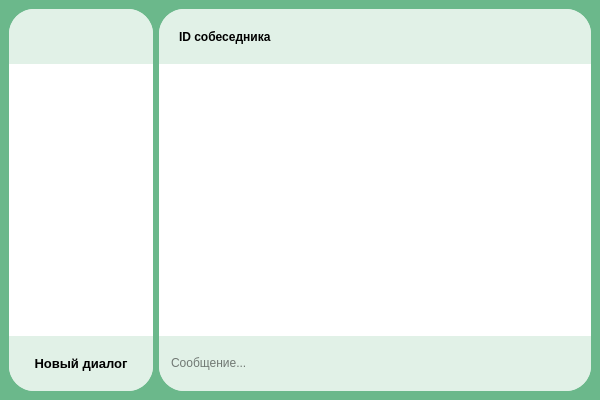
<?xml version="1.0" encoding="UTF-8"?>
<ui version="4.0">
 <class>MainWindow</class>
 <widget class="QMainWindow" name="MainWindow">
  <property name="geometry">
   <rect>
    <x>0</x>
    <y>0</y>
    <width>600</width>
    <height>400</height>
   </rect>
  </property>
  <property name="windowTitle">
   <string>Libressege</string>
  </property>
  <property name="windowIcon">
   <iconset theme="Default">
    <normaloff>images/icon.png</normaloff>images/icon.png</iconset>
  </property>
  <property name="styleSheet">
   <string notr="true">background:rgb(107, 184, 139);
</string>
  </property>
  <property name="unifiedTitleAndToolBarOnMac">
   <bool>false</bool>
  </property>
  <widget class="QWidget" name="centralwidget">
   <property name="sizePolicy">
    <sizepolicy hsizetype="Preferred" vsizetype="Preferred">
     <horstretch>0</horstretch>
     <verstretch>0</verstretch>
    </sizepolicy>
   </property>
   <property name="focusPolicy">
    <enum>Qt::ClickFocus</enum>
   </property>
   <layout class="QHBoxLayout" name="horizontalLayout">
    <item>
     <widget class="QWidget" name="widget" native="true">
      <property name="sizePolicy">
       <sizepolicy hsizetype="Preferred" vsizetype="Preferred">
        <horstretch>1</horstretch>
        <verstretch>0</verstretch>
       </sizepolicy>
      </property>
      <property name="styleSheet">
       <string notr="true">background:rgb(225, 241, 231);
border-radius:25%;</string>
      </property>
      <layout class="QVBoxLayout" name="verticalLayout">
       <property name="spacing">
        <number>0</number>
       </property>
       <property name="leftMargin">
        <number>0</number>
       </property>
       <property name="topMargin">
        <number>0</number>
       </property>
       <property name="rightMargin">
        <number>0</number>
       </property>
       <property name="bottomMargin">
        <number>0</number>
       </property>
       <item>
        <widget class="QWidget" name="widget_3" native="true">
         <property name="sizePolicy">
          <sizepolicy hsizetype="Preferred" vsizetype="Preferred">
           <horstretch>0</horstretch>
           <verstretch>2</verstretch>
          </sizepolicy>
         </property>
         <property name="styleSheet">
          <string notr="true">background:rgb(225, 241, 231);
border-radius:25%;</string>
         </property>
         <layout class="QHBoxLayout" name="horizontalLayout_3">
          <property name="spacing">
           <number>6</number>
          </property>
          <property name="leftMargin">
           <number>9</number>
          </property>
          <property name="topMargin">
           <number>9</number>
          </property>
          <property name="rightMargin">
           <number>9</number>
          </property>
          <property name="bottomMargin">
           <number>9</number>
          </property>
          <item>
           <widget class="QPushButton" name="pushButton_3">
            <property name="text">
             <string/>
            </property>
            <property name="icon">
             <iconset>
              <normaloff>images/idButton.png</normaloff>images/idButton.png</iconset>
            </property>
            <property name="iconSize">
             <size>
              <width>32</width>
              <height>32</height>
             </size>
            </property>
           </widget>
          </item>
          <item>
           <widget class="QPushButton" name="openSettingsButton">
            <property name="text">
             <string/>
            </property>
            <property name="icon">
             <iconset>
              <normaloff>images/settingsButton.png</normaloff>images/settingsButton.png</iconset>
            </property>
            <property name="iconSize">
             <size>
              <width>36</width>
              <height>36</height>
             </size>
            </property>
           </widget>
          </item>
         </layout>
        </widget>
       </item>
       <item>
        <widget class="QScrollArea" name="scrollArea_2">
         <property name="sizePolicy">
          <sizepolicy hsizetype="Expanding" vsizetype="Expanding">
           <horstretch>0</horstretch>
           <verstretch>10</verstretch>
          </sizepolicy>
         </property>
         <property name="autoFillBackground">
          <bool>false</bool>
         </property>
         <property name="styleSheet">
          <string notr="true">background:rgb(255, 255, 255);
border-radius:0%;</string>
         </property>
         <property name="widgetResizable">
          <bool>true</bool>
         </property>
         <widget class="QWidget" name="dialogsView">
          <property name="geometry">
           <rect>
            <x>0</x>
            <y>0</y>
            <width>144</width>
            <height>272</height>
           </rect>
          </property>
         </widget>
        </widget>
       </item>
       <item>
        <widget class="QWidget" name="widget_5" native="true">
         <property name="sizePolicy">
          <sizepolicy hsizetype="Preferred" vsizetype="Preferred">
           <horstretch>0</horstretch>
           <verstretch>2</verstretch>
          </sizepolicy>
         </property>
         <property name="styleSheet">
          <string notr="true">background:rgb(225, 241, 231);
border-radius:25%;</string>
         </property>
         <layout class="QHBoxLayout" name="horizontalLayout_4">
          <item>
           <widget class="QPushButton" name="newDialogButton">
            <property name="font">
             <font>
              <pointsize>10</pointsize>
              <weight>75</weight>
              <bold>true</bold>
             </font>
            </property>
            <property name="text">
             <string>Новый диалог</string>
            </property>
            <property name="icon">
             <iconset>
              <normaloff>images/newButton.png</normaloff>images/newButton.png</iconset>
            </property>
            <property name="iconSize">
             <size>
              <width>32</width>
              <height>32</height>
             </size>
            </property>
           </widget>
          </item>
         </layout>
        </widget>
       </item>
      </layout>
     </widget>
    </item>
    <item>
     <widget class="QWidget" name="widget_2" native="true">
      <property name="sizePolicy">
       <sizepolicy hsizetype="Preferred" vsizetype="Preferred">
        <horstretch>3</horstretch>
        <verstretch>0</verstretch>
       </sizepolicy>
      </property>
      <property name="styleSheet">
       <string notr="true">background:rgb(225, 241, 231);
border-radius:25%;</string>
      </property>
      <layout class="QVBoxLayout" name="verticalLayout_2">
       <property name="spacing">
        <number>0</number>
       </property>
       <property name="leftMargin">
        <number>0</number>
       </property>
       <property name="topMargin">
        <number>0</number>
       </property>
       <property name="rightMargin">
        <number>0</number>
       </property>
       <property name="bottomMargin">
        <number>0</number>
       </property>
       <item>
        <widget class="QWidget" name="widget_6" native="true">
         <property name="sizePolicy">
          <sizepolicy hsizetype="Preferred" vsizetype="Preferred">
           <horstretch>0</horstretch>
           <verstretch>2</verstretch>
          </sizepolicy>
         </property>
         <property name="styleSheet">
          <string notr="true">background:rgb(225, 241, 231);
border-radius:25%;</string>
         </property>
         <layout class="QVBoxLayout" name="verticalLayout_3">
          <property name="leftMargin">
           <number>20</number>
          </property>
          <property name="rightMargin">
           <number>10</number>
          </property>
          <item>
           <widget class="QLabel" name="label">
            <property name="font">
             <font>
              <weight>75</weight>
              <bold>true</bold>
             </font>
            </property>
            <property name="text">
             <string>ID собеседника</string>
            </property>
           </widget>
          </item>
         </layout>
        </widget>
       </item>
       <item>
        <widget class="QScrollArea" name="scrollArea">
         <property name="sizePolicy">
          <sizepolicy hsizetype="Expanding" vsizetype="Expanding">
           <horstretch>0</horstretch>
           <verstretch>10</verstretch>
          </sizepolicy>
         </property>
         <property name="styleSheet">
          <string notr="true">background:rgb(255, 255, 255);
border-radius:0%;</string>
         </property>
         <property name="widgetResizable">
          <bool>true</bool>
         </property>
         <widget class="QWidget" name="scrollAreaWidgetContents">
          <property name="geometry">
           <rect>
            <x>0</x>
            <y>0</y>
            <width>432</width>
            <height>272</height>
           </rect>
          </property>
         </widget>
        </widget>
       </item>
       <item>
        <widget class="QWidget" name="widget_8" native="true">
         <property name="sizePolicy">
          <sizepolicy hsizetype="Preferred" vsizetype="Preferred">
           <horstretch>0</horstretch>
           <verstretch>2</verstretch>
          </sizepolicy>
         </property>
         <property name="styleSheet">
          <string notr="true">background:rgb(225, 241, 231);
border-bottom-left-radius:25%;
border-bottom-right-radius:25%;</string>
         </property>
         <layout class="QHBoxLayout" name="horizontalLayout_2">
          <property name="leftMargin">
           <number>10</number>
          </property>
          <property name="topMargin">
           <number>0</number>
          </property>
          <property name="rightMargin">
           <number>10</number>
          </property>
          <property name="bottomMargin">
           <number>0</number>
          </property>
          <item>
           <widget class="QLineEdit" name="lineEdit">
            <property name="sizePolicy">
             <sizepolicy hsizetype="Expanding" vsizetype="Fixed">
              <horstretch>0</horstretch>
              <verstretch>0</verstretch>
             </sizepolicy>
            </property>
            <property name="placeholderText">
             <string>Сообщение...</string>
            </property>
           </widget>
          </item>
          <item>
           <widget class="QPushButton" name="pushButton">
            <property name="sizePolicy">
             <sizepolicy hsizetype="Minimum" vsizetype="Fixed">
              <horstretch>0</horstretch>
              <verstretch>0</verstretch>
             </sizepolicy>
            </property>
            <property name="text">
             <string/>
            </property>
            <property name="icon">
             <iconset>
              <normaloff>images/sendButton.png</normaloff>images/sendButton.png</iconset>
            </property>
            <property name="iconSize">
             <size>
              <width>32</width>
              <height>32</height>
             </size>
            </property>
           </widget>
          </item>
         </layout>
        </widget>
       </item>
      </layout>
     </widget>
    </item>
   </layout>
  </widget>
 </widget>
 <resources/>
 <connections/>
</ui>
